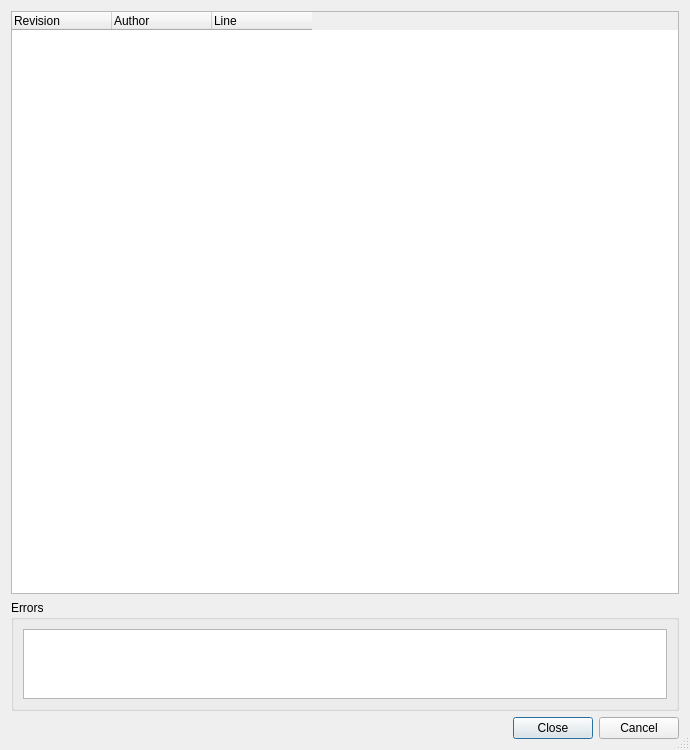
<?xml version="1.0" encoding="UTF-8"?>
<ui version="4.0">
 <class>SvnBlameDialog</class>
 <widget class="QDialog" name="SvnBlameDialog">
  <property name="geometry">
   <rect>
    <x>0</x>
    <y>0</y>
    <width>690</width>
    <height>750</height>
   </rect>
  </property>
  <property name="windowTitle">
   <string>Subversion Blame</string>
  </property>
  <property name="sizeGripEnabled">
   <bool>true</bool>
  </property>
  <layout class="QVBoxLayout">
   <item>
    <widget class="QTreeWidget" name="blameList">
     <property name="sizePolicy">
      <sizepolicy hsizetype="Expanding" vsizetype="Expanding">
       <horstretch>0</horstretch>
       <verstretch>6</verstretch>
      </sizepolicy>
     </property>
     <property name="alternatingRowColors">
      <bool>true</bool>
     </property>
     <property name="selectionMode">
      <enum>QAbstractItemView::NoSelection</enum>
     </property>
     <property name="rootIsDecorated">
      <bool>false</bool>
     </property>
     <property name="itemsExpandable">
      <bool>false</bool>
     </property>
     <attribute name="headerStretchLastSection">
      <bool>false</bool>
     </attribute>
     <column>
      <property name="text">
       <string>Revision</string>
      </property>
     </column>
     <column>
      <property name="text">
       <string>Author</string>
      </property>
     </column>
     <column>
      <property name="text">
       <string>Line</string>
      </property>
     </column>
    </widget>
   </item>
   <item>
    <widget class="QGroupBox" name="errorGroup">
     <property name="sizePolicy">
      <sizepolicy hsizetype="Preferred" vsizetype="Expanding">
       <horstretch>0</horstretch>
       <verstretch>1</verstretch>
      </sizepolicy>
     </property>
     <property name="title">
      <string>Errors</string>
     </property>
     <layout class="QVBoxLayout">
      <item>
       <widget class="QTextEdit" name="errors">
        <property name="readOnly">
         <bool>true</bool>
        </property>
        <property name="acceptRichText">
         <bool>false</bool>
        </property>
       </widget>
      </item>
     </layout>
    </widget>
   </item>
   <item>
    <widget class="QDialogButtonBox" name="buttonBox">
     <property name="orientation">
      <enum>Qt::Horizontal</enum>
     </property>
     <property name="standardButtons">
      <set>QDialogButtonBox::Cancel|QDialogButtonBox::Close</set>
     </property>
    </widget>
   </item>
  </layout>
 </widget>
 <tabstops>
  <tabstop>blameList</tabstop>
  <tabstop>errors</tabstop>
  <tabstop>buttonBox</tabstop>
 </tabstops>
 <resources/>
 <connections/>
</ui>
